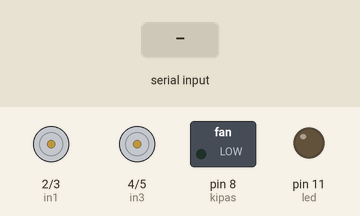
The sketch below on a simulated Arduino Uno, built with avr-gcc and run on an emulated ATmega328P. Shown: motor-driver pin pairs drawn as motors (green arrow = first pin HIGH = forward, orange = second pin HIGH = backward, longer = more drive, scaled by the enable pin), switched loads named in the sketch (green lamp = pin HIGH), output pins drawn as LEDs (lit = HIGH). The inputs (shaded band) are chosen by the test bench. What the sketch prints to the serial monitor is not drawn.

Above: at 1.2 s.
1.3 s: "F" received over Serial
At 2.0 s:
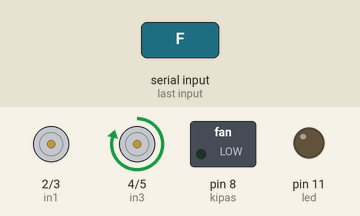
2.8 s: "B" received over Serial
At 3.4 s:
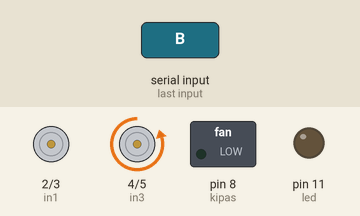
4.3 s: "L" received over Serial
At 4.8 s:
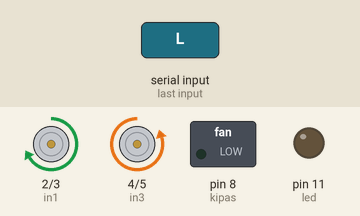
5.8 s: "R" received over Serial
At 6.6 s:
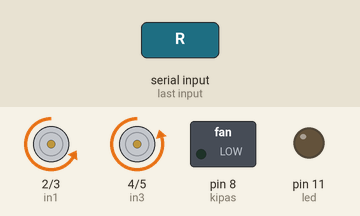
7.3 s: "G" received over Serial
At 8.0 s:
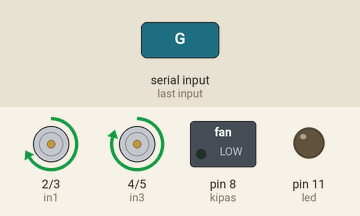
8.8 s: "I" received over Serial
At 9.4 s:
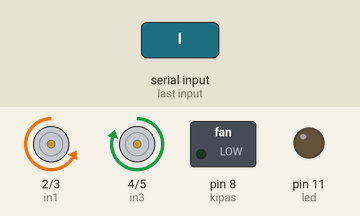
Timing chart, 0 to 11.3 s (numbered marks = the images above; inputs shaded):
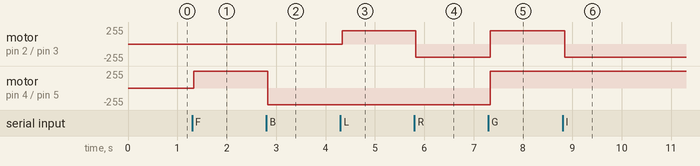

The sketch:

bt_hc05.ino
```cpp
#define enA 9
#define enB 10
#define in1 2
#define in2 3
#define in3 4
#define in4 5
#define led 11
#define kipas 8

int trigPin = 12;
int echoPin = 11;
long duration;
int distance;

int t_kiri = 100;
int t_kanan = 100;


void setup() {
  pinMode(enA, OUTPUT);
  pinMode(in1, OUTPUT);
  pinMode(in2, OUTPUT);
  pinMode(enB, OUTPUT);
  pinMode(in3, OUTPUT);
  pinMode(in4, OUTPUT);
  pinMode(trigPin, OUTPUT);
  pinMode(echoPin, INPUT);
  pinMode(led, OUTPUT);
  pinMode(kipas, OUTPUT);
  Serial.begin(9600);
}

void loop() {
 while(Serial.available()>0){
    Serial.println("device connected");
    char modecontrol = Serial.read();
    if(modecontrol == 'F'){
        depan(250);
    }

    if(modecontrol == 'B'){
        belakang(250);
    }

    if(modecontrol == 'L') {
        kiri(200);
    }

    if(modecontrol == 'R'){
        kanan(200);
    }

    if(modecontrol == 'G'){
        depan(250);
        kiri(200);
    }

    if(modecontrol == 'I'){
        depan(250);
        kanan(200);
    }

    if(modecontrol == 'H'){
        belakang(250);
        kiri(200);
    }

    if(modecontrol == 'J'){
        belakang(250);
        kanan(200);
    }

    if(modecontrol == 'S'){
        berhenti(0,0);
    }
    Serial.println(modecontrol);
  }

  Serial.println("device disconnected");
}

void ultrasensor(){
  digitalWrite(trigPin, LOW);
  delayMicroseconds(2);
  digitalWrite(trigPin, HIGH);
  delayMicroseconds(10);
  digitalWrite(trigPin, LOW);
  duration = pulseIn(echoPin, HIGH);
  distance = duration * 0.034 / 2;
}
void belakang(int e_belakang){
  digitalWrite(in3, LOW);
  digitalWrite(in4, HIGH);
  analogWrite(enB, e_belakang);
}

void depan(int e_belakang){

  digitalWrite(in3, HIGH);
  digitalWrite(in4, LOW);
  analogWrite(enB, e_belakang);
}

void kanan(int e_depan){
  digitalWrite(in1, LOW);
  digitalWrite(in2, HIGH);
  analogWrite(enA, e_depan);
}

void kiri(int e_depan){
  digitalWrite(in1, HIGH);
  digitalWrite(in2, LOW);
  analogWrite(enA, e_depan);
}

void berhenti(int e_depan, int e_belakang){
  digitalWrite(in1, LOW);
  digitalWrite(in2, LOW);
  analogWrite(enA, e_depan);

  digitalWrite(in3, LOW);
  digitalWrite(in4, LOW);
  analogWrite(enB, e_belakang);
}
```

Measured:
- after the input at 1.3 s, motor on pin 4 (in3) / pin 5 (in4): stopped → forward 250/255 at once
- after the input at 2.8 s, motor on pin 4 (in3) / pin 5 (in4): forward 250/255 → backward 250/255 at once
- after the input at 4.3 s, motor on pin 2 (in1) / pin 3 (in2): stopped → forward 200/255 at once
- after the input at 5.8 s, motor on pin 2 (in1) / pin 3 (in2): forward 200/255 → backward 200/255 at once
- after the input at 7.3 s, motor on pin 2 (in1) / pin 3 (in2): backward 200/255 → forward 200/255 at once; motor on pin 4 (in3) / pin 5 (in4): backward 250/255 → forward 250/255 at once
- after the input at 8.8 s, motor on pin 2 (in1) / pin 3 (in2): forward 200/255 → backward 200/255 at once
